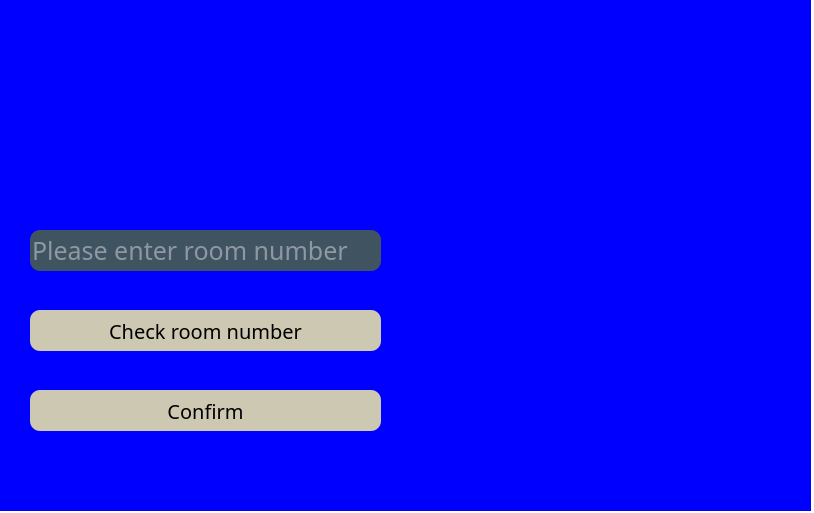
<?xml version="1.0" encoding="UTF-8"?>
<ui version="4.0">
 <class>ChooseRoom</class>
 <widget class="QWidget" name="ChooseRoom">
  <property name="geometry">
   <rect>
    <x>0</x>
    <y>0</y>
    <width>814</width>
    <height>513</height>
   </rect>
  </property>
  <property name="windowTitle">
   <string>Form</string>
  </property>
  <property name="styleSheet">
   <string notr="true">*{
	background:rgb(255, 255, 255);
	font-size:20px;
	font-family:Century Gothic,sans-serif;
}
QFrame{
background: blue;
}
QFrame{
	border:sold 10px rgba(0,0,0);
	background-image: url(I:/coding/C++project/final_checker_v1/pictureSource/postcard1.png);
}
QLineEdit{
	color: #8d98a1;
	background-color:#405361;
    qproperty-alignment:AlignHCenter;
}
QLineEdit{
	color: #8d98a1;
	background-color:#405361;
	font-size:25px;
	border-style:outset;
	border-radius:10px;
}
QPushButton{
	background:#CDC8B1;
	border-style:outset;
	border-radius:10px;
 
}
QPushButton:pressed{
	background-color:#CDCDC1;
	border-style:inset;
}
QCheckBox{
	background:rgba(85,170,225,0);
	color:white;
}
QLabel{
	background:rgba(85,170,225,0);
	color:white;
	font-style: italic bold;
	font size:50px;
}

</string>
  </property>
  <widget class="QFrame" name="frame">
   <property name="geometry">
    <rect>
     <x>-10</x>
     <y>-20</y>
     <width>821</width>
     <height>531</height>
    </rect>
   </property>
   <property name="frameShape">
    <enum>QFrame::StyledPanel</enum>
   </property>
   <property name="frameShadow">
    <enum>QFrame::Raised</enum>
   </property>
   <widget class="QLineEdit" name="enterRoomNumber">
    <property name="geometry">
     <rect>
      <x>40</x>
      <y>250</y>
      <width>351</width>
      <height>41</height>
     </rect>
    </property>
    <property name="layoutDirection">
     <enum>Qt::LeftToRight</enum>
    </property>
    <property name="text">
     <string>Please enter room number</string>
    </property>
   </widget>
   <widget class="QPushButton" name="checkRoomNumber">
    <property name="geometry">
     <rect>
      <x>40</x>
      <y>330</y>
      <width>351</width>
      <height>41</height>
     </rect>
    </property>
    <property name="text">
     <string>Check room number</string>
    </property>
   </widget>
   <widget class="QPushButton" name="confirm">
    <property name="geometry">
     <rect>
      <x>40</x>
      <y>410</y>
      <width>351</width>
      <height>41</height>
     </rect>
    </property>
    <property name="text">
     <string>Confirm</string>
    </property>
   </widget>
   <widget class="QPushButton" name="exit">
    <property name="geometry">
     <rect>
      <x>630</x>
      <y>60</y>
      <width>111</width>
      <height>131</height>
     </rect>
    </property>
    <property name="styleSheet">
     <string notr="true">background:rgba(85,170,225,0);
	border-style:outset;</string>
    </property>
    <property name="text">
     <string/>
    </property>
   </widget>
  </widget>
 </widget>
 <resources/>
 <connections/>
</ui>
